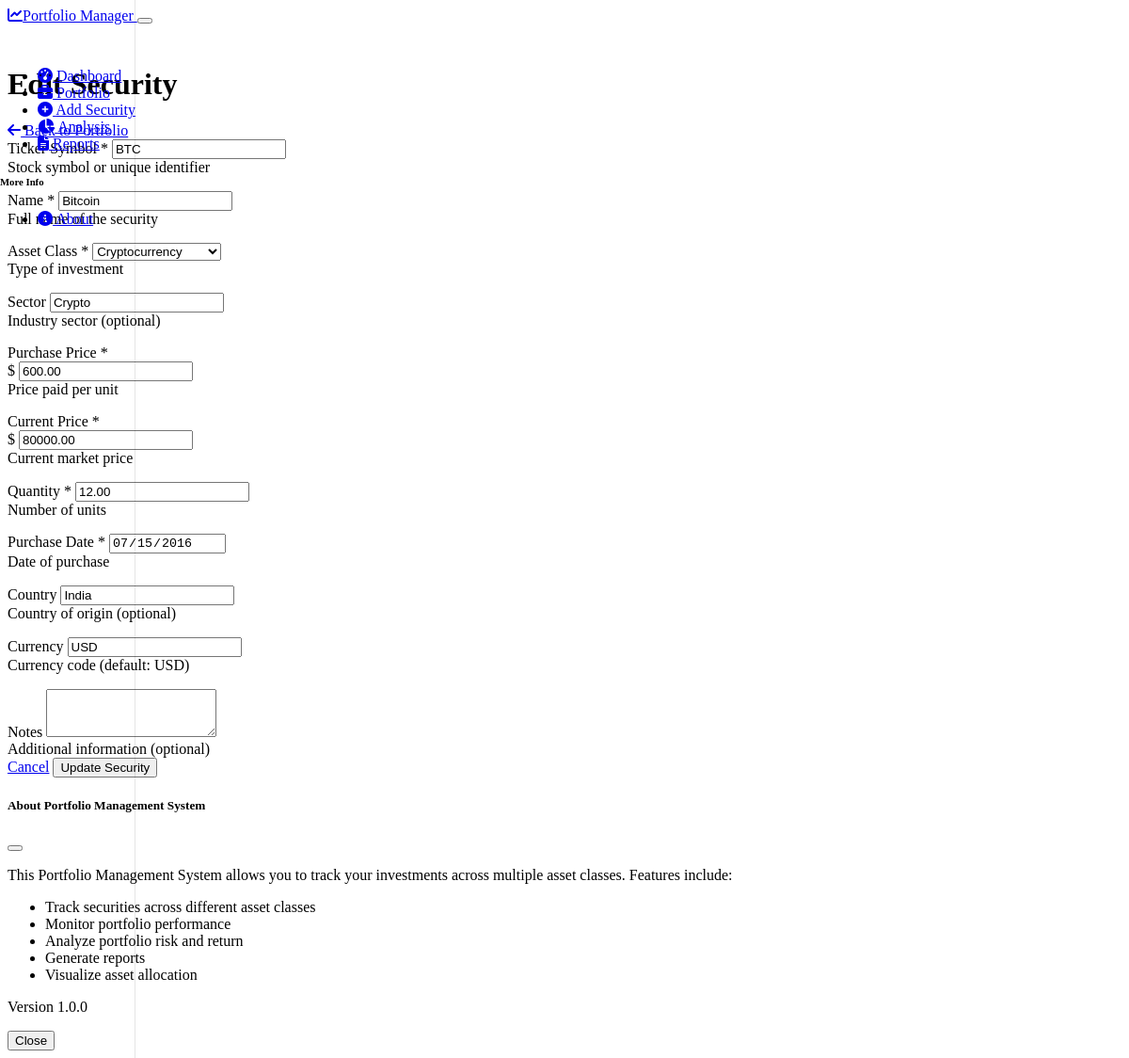
/edit_security/1, run on the app's committed database.
### models.py (models this page shows, shortened)
class Security(db.Model):
    id = db.Column(db.Integer, primary_key=True)
    ticker = db.Column(db.String(10), nullable=False)
    name = db.Column(db.String(100), nullable=False)
    asset_class = db.Column(db.String(50), nullable=False)
    purchase_price = db.Column(db.Float, nullable=False)
    current_price = db.Column(db.Float, nullable=False)
    quantity = db.Column(db.Float, nullable=False)
    purchase_date = db.Column(db.Date, nullable=False)
    sector = db.Column(db.String(50))
    country = db.Column(db.String(50))
    currency = db.Column(db.String(3), default="USD")
    notes = db.Column(db.Text)
    created_at = db.Column(db.DateTime, default=datetime.utcnow)
    updated_at = db.Column(db.DateTime, default=datetime.utcnow, onupdate=datetime.utcnow)

### routes.py (the view, shortened to what this page needs)
@app.route('/edit_security/<int:security_id>', methods=['GET', 'POST'])
def edit_security(security_id):
    security = Security.query.get_or_404(security_id)
    asset_classes = [
        'Stock', 'ETF', 'Mutual Fund', 'Government Bonds', 'Corporate Bonds',
        'Municipal Bonds', 'Cash', 'Cryptocurrency', 'Real Estate',
        'Commodity', 'Options', 'Futures', 'Other'
    ]
    return render_template('add_security.html', asset_classes=asset_classes, security=security, edit=True)

### templates/add_security.html (shortened to what this page needs)
{% extends "layout.html" %}
{% block content %}
<div class="d-flex justify-content-between flex-wrap flex-md-nowrap align-items-center pt-3 pb-2 mb-3 border-bottom">
    <h1 class="h2">{{ 'Edit' if edit else 'Add' }} Security</h1>
    <div class="btn-toolbar mb-2 mb-md-0">
        <a href="{{ url_for('portfolio') }}" class="btn btn-sm btn-outline-secondary">
            <i class="fas fa-arrow-left me-1"></i> Back to Portfolio
        </a>
    </div>
</div>
<div class="row">
    <div class="col-lg-8 mx-auto">
        <div class="card border-0 shadow">
            <div class="card-body p-4">
                <form method="post" action="{{ url_for('edit_security', security_id=security.id) if edit else url_for('add_security') }}">
                    <div class="row mb-3">
                        <div class="col-md-6">
                            <div class="form-group">
                                <label for="ticker" class="form-label">Ticker Symbol *</label>
                                <input type="text" class="form-control" id="ticker" name="ticker"
                                       placeholder="e.g., AAPL" required
                                       value="{{ security.ticker if edit else '' }}"
                                       {{ 'readonly' if edit else '' }}>
                                <div class="form-text">Stock symbol or unique identifier</div>
                            </div>
                        </div>
                        <div class="col-md-6">
                            <div class="form-group">
                                <label for="name" class="form-label">Name *</label>
                                <input type="text" class="form-control" id="name" name="name"
                                       placeholder="e.g., Apple Inc." required
                                       value="{{ security.name if edit else '' }}">
                                <div class="form-text">Full name of the security</div>
                            </div>
                        </div>
                    </div>
                    <div class="row mb-3">
                        <div class="col-md-6">
                            <div class="form-group">
                                <label for="asset_class" class="form-label">Asset Class *</label>
                                <select class="form-select" id="asset_class" name="asset_class" required>
                                    {% for asset_class in asset_classes %}
                                        <option value="{{ asset_class }}" {{ 'selected' if edit and security.asset_class == asset_class else '' }}>
                                            {{ asset_class }}
                                        </option>
                                    {% endfor %}
                                </select>
                                <div class="form-text">Type of investment</div>
                            </div>
                        </div>
                        <div class="col-md-6">
                            <div class="form-group">
                                <label for="sector" class="form-label">Sector</label>
                                <input type="text" class="form-control" id="sector" name="sector"
                                       placeholder="e.g., Technology"
                                       value="{{ security.sector if edit else '' }}">
                                <div class="form-text">Industry sector (optional)</div>
                            </div>
                        </div>
                    </div>
                    <div class="row mb-3">
                        <div class="col-md-4">
                            <div class="form-group">
                                <label for="purchase_price" class="form-label">Purchase Price *</label>
                                <div class="input-group">
                                    <span class="input-group-text">$</span>
                                    <input type="number" class="form-control" id="purchase_price" name="purchase_price"
                                           step="0.01" min="0" required
                                           value="{{ "%.2f"|format(security.purchase_price) if edit else '' }}"
                                           {{ 'readonly' if edit else '' }}>
                                </div>
                                <div class="form-text">Price paid per unit</div>
                            </div>
                        </div>
                        <div class="col-md-4">
                            <div class="form-group">
                                <label for="current_price" class="form-label">Current Price *</label>
                                <div class="input-group">
                                    <span class="input-group-text">$</span>
                                    <input type="number" class="form-control" id="current_price" name="current_price"
                                           step="0.01" min="0" required
                                           value="{{ "%.2f"|format(security.current_price) if edit else '' }}">
                                </div>
                                <div class="form-text">Current market price</div>
                            </div>
                        </div>
                        <div class="col-md-4">
                            <div class="form-group">
                                <label for="quantity" class="form-label">Quantity *</label>
                                <input type="number" class="form-control" id="quantity" name="quantity"
                                       step="0.01" min="0" required
                                       value="{{ "%.2f"|format(security.quantity) if edit else '' }}">
                                <div class="form-text">Number of units</div>
                            </div>
                        </div>
                    </div>
                    <div class="row mb-3">
                        <div class="col-md-4">
                            <div class="form-group">
                                <label for="purchase_date" class="form-label">Purchase Date *</label>
                                <input type="date" class="form-control" id="purchase_date" name="purchase_date" required
                                       value="{{ security.purchase_date.strftime('%Y-%m-%d') if edit else '' }}"
                                       {{ 'readonly' if edit else '' }}>
                                <div class="form-text">Date of purchase</div>
                            </div>
                        </div>
                        <div class="col-md-4">
                            <div class="form-group">
                                <label for="country" class="form-label">Country</label>
                                <input type="text" class="form-control" id="country" name="country"
                                       placeholder="e.g., USA"
                                       value="{{ security.country if edit else '' }}">
                                <div class="form-text">Country of origin (optional)</div>
                            </div>
                        </div>
                        <div class="col-md-4">
                            <div class="form-group">
                                <label for="currency" class="form-label">Currency</label>
                                <input type="text" class="form-control" id="currency" name="currency"
                                       placeholder="e.g., USD" value="{{ security.currency if edit else 'USD' }}">
                                <div class="form-text">Currency code (default: USD)</div>
                            </div>
                        </div>
                    </div>
                    <div class="mb-3">
                        <label for="notes" class="form-label">Notes</label>
                        <textarea class="form-control" id="notes" name="notes" rows="3">{{ security.notes if edit else '' }}</textarea>
                        <div class="form-text">Additional information (optional)</div>
                    </div>
                    <div class="d-grid gap-2 d-md-flex justify-content-md-end">
                        <a href="{{ url_for('portfolio') }}" class="btn btn-outline-secondary me-md-2">Cancel</a>
                        <button type="submit" class="btn btn-primary">
                            {{ 'Update Security' if edit else 'Add Security' }}
                        </button>
                    </div>
                </form>
            </div>
        </div>
    </div>
</div>
{% endblock %}

### static/css/custom.css (style rules this page uses)
.form-label { font-weight: 500; }
.form-group { margin-bottom: 1rem; }

### data on the page
Security: ticker "BTC", name "Bitcoin", sector "Crypto", purchase_price "600.00", current_price "80000.00", quantity "12.00", purchase_date "07/15/2016", country "India", currency "USD"

### other printed values
{{ 'Edit' if edit else 'Add' }} "Edit"
{{ 'Update Security' if edit else 'Add Security' }} "Update Security"
form field asset_class "Cryptocurrency"
